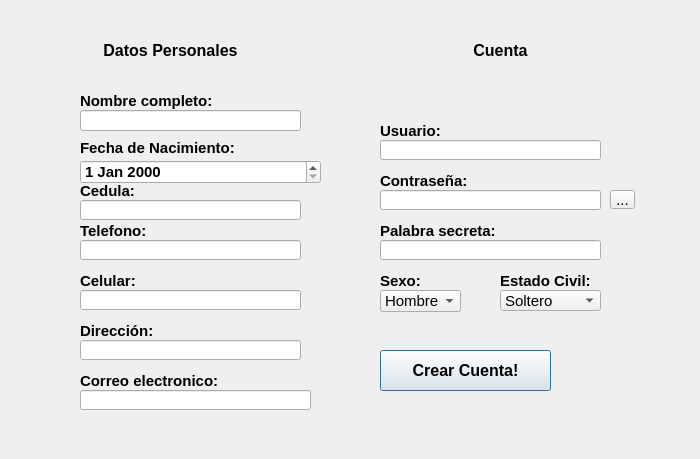
<?xml version="1.0" encoding="UTF-8"?>
<ui version="4.0">
 <class>Registro</class>
 <widget class="QDialog" name="Registro">
  <property name="geometry">
   <rect>
    <x>0</x>
    <y>0</y>
    <width>700</width>
    <height>459</height>
   </rect>
  </property>
  <property name="font">
   <font>
    <family>Tahoma</family>
    <pointsize>11</pointsize>
   </font>
  </property>
  <property name="windowTitle">
   <string>Dialog</string>
  </property>
  <widget class="QLineEdit" name="Nombre">
   <property name="geometry">
    <rect>
     <x>80</x>
     <y>110</y>
     <width>221</width>
     <height>21</height>
    </rect>
   </property>
   <property name="font">
    <font>
     <family>Tahoma</family>
     <pointsize>11</pointsize>
    </font>
   </property>
   <property name="text">
    <string/>
   </property>
  </widget>
  <widget class="QLabel" name="label">
   <property name="geometry">
    <rect>
     <x>80</x>
     <y>90</y>
     <width>141</width>
     <height>21</height>
    </rect>
   </property>
   <property name="font">
    <font>
     <family>Tahoma</family>
     <pointsize>11</pointsize>
     <weight>75</weight>
     <bold>true</bold>
    </font>
   </property>
   <property name="text">
    <string>Nombre completo:</string>
   </property>
  </widget>
  <widget class="QPushButton" name="BotonCrearC">
   <property name="geometry">
    <rect>
     <x>380</x>
     <y>350</y>
     <width>171</width>
     <height>41</height>
    </rect>
   </property>
   <property name="font">
    <font>
     <pointsize>12</pointsize>
     <weight>75</weight>
     <bold>true</bold>
    </font>
   </property>
   <property name="text">
    <string>Crear Cuenta!</string>
   </property>
  </widget>
  <widget class="QLineEdit" name="Cedula">
   <property name="geometry">
    <rect>
     <x>80</x>
     <y>200</y>
     <width>221</width>
     <height>20</height>
    </rect>
   </property>
   <property name="font">
    <font>
     <family>Tahoma</family>
     <pointsize>11</pointsize>
    </font>
   </property>
  </widget>
  <widget class="QLineEdit" name="Telefono">
   <property name="geometry">
    <rect>
     <x>80</x>
     <y>240</y>
     <width>221</width>
     <height>20</height>
    </rect>
   </property>
   <property name="font">
    <font>
     <family>Tahoma</family>
     <pointsize>11</pointsize>
    </font>
   </property>
  </widget>
  <widget class="QLabel" name="Fecha">
   <property name="geometry">
    <rect>
     <x>80</x>
     <y>140</y>
     <width>161</width>
     <height>16</height>
    </rect>
   </property>
   <property name="font">
    <font>
     <family>Tahoma</family>
     <pointsize>11</pointsize>
     <weight>75</weight>
     <bold>true</bold>
    </font>
   </property>
   <property name="text">
    <string>Fecha de Nacimiento:</string>
   </property>
  </widget>
  <widget class="QLabel" name="label_3">
   <property name="geometry">
    <rect>
     <x>500</x>
     <y>270</y>
     <width>101</width>
     <height>21</height>
    </rect>
   </property>
   <property name="font">
    <font>
     <family>Tahoma</family>
     <pointsize>11</pointsize>
     <weight>75</weight>
     <bold>true</bold>
    </font>
   </property>
   <property name="text">
    <string>Estado Civil:</string>
   </property>
  </widget>
  <widget class="QLabel" name="label_4">
   <property name="geometry">
    <rect>
     <x>80</x>
     <y>180</y>
     <width>81</width>
     <height>21</height>
    </rect>
   </property>
   <property name="minimumSize">
    <size>
     <width>81</width>
     <height>0</height>
    </size>
   </property>
   <property name="font">
    <font>
     <family>Tahoma</family>
     <pointsize>11</pointsize>
     <weight>75</weight>
     <bold>true</bold>
    </font>
   </property>
   <property name="text">
    <string>Cedula:</string>
   </property>
  </widget>
  <widget class="QLabel" name="label_5">
   <property name="geometry">
    <rect>
     <x>380</x>
     <y>270</y>
     <width>51</width>
     <height>21</height>
    </rect>
   </property>
   <property name="font">
    <font>
     <family>Tahoma</family>
     <pointsize>11</pointsize>
     <weight>75</weight>
     <bold>true</bold>
    </font>
   </property>
   <property name="text">
    <string>Sexo:</string>
   </property>
  </widget>
  <widget class="QComboBox" name="Sexo">
   <property name="geometry">
    <rect>
     <x>380</x>
     <y>290</y>
     <width>81</width>
     <height>22</height>
    </rect>
   </property>
   <item>
    <property name="text">
     <string>Hombre</string>
    </property>
   </item>
   <item>
    <property name="text">
     <string>Mujer</string>
    </property>
   </item>
   <item>
    <property name="text">
     <string>Otros</string>
    </property>
   </item>
  </widget>
  <widget class="QLabel" name="label_6">
   <property name="geometry">
    <rect>
     <x>100</x>
     <y>40</y>
     <width>141</width>
     <height>21</height>
    </rect>
   </property>
   <property name="font">
    <font>
     <family>Tahoma</family>
     <pointsize>12</pointsize>
     <weight>75</weight>
     <bold>true</bold>
    </font>
   </property>
   <property name="text">
    <string>Datos Personales</string>
   </property>
   <property name="alignment">
    <set>Qt::AlignCenter</set>
   </property>
  </widget>
  <widget class="QLabel" name="label_7">
   <property name="geometry">
    <rect>
     <x>80</x>
     <y>320</y>
     <width>141</width>
     <height>21</height>
    </rect>
   </property>
   <property name="font">
    <font>
     <family>Tahoma</family>
     <pointsize>11</pointsize>
     <weight>75</weight>
     <bold>true</bold>
    </font>
   </property>
   <property name="text">
    <string>Dirección:</string>
   </property>
  </widget>
  <widget class="QLabel" name="label_8">
   <property name="geometry">
    <rect>
     <x>80</x>
     <y>220</y>
     <width>141</width>
     <height>21</height>
    </rect>
   </property>
   <property name="font">
    <font>
     <family>Tahoma</family>
     <pointsize>11</pointsize>
     <weight>75</weight>
     <bold>true</bold>
    </font>
   </property>
   <property name="text">
    <string>Telefono:</string>
   </property>
  </widget>
  <widget class="QLabel" name="label_9">
   <property name="geometry">
    <rect>
     <x>80</x>
     <y>370</y>
     <width>161</width>
     <height>21</height>
    </rect>
   </property>
   <property name="font">
    <font>
     <family>Tahoma</family>
     <pointsize>11</pointsize>
     <weight>75</weight>
     <bold>true</bold>
    </font>
   </property>
   <property name="text">
    <string>Correo electronico:</string>
   </property>
  </widget>
  <widget class="QLabel" name="label_10">
   <property name="geometry">
    <rect>
     <x>430</x>
     <y>40</y>
     <width>141</width>
     <height>21</height>
    </rect>
   </property>
   <property name="font">
    <font>
     <family>Tahoma</family>
     <pointsize>12</pointsize>
     <weight>75</weight>
     <bold>true</bold>
    </font>
   </property>
   <property name="text">
    <string>Cuenta</string>
   </property>
   <property name="alignment">
    <set>Qt::AlignCenter</set>
   </property>
  </widget>
  <widget class="QLabel" name="label_11">
   <property name="geometry">
    <rect>
     <x>380</x>
     <y>170</y>
     <width>141</width>
     <height>21</height>
    </rect>
   </property>
   <property name="font">
    <font>
     <family>Tahoma</family>
     <pointsize>11</pointsize>
     <weight>75</weight>
     <bold>true</bold>
    </font>
   </property>
   <property name="text">
    <string>Contraseña:</string>
   </property>
  </widget>
  <widget class="QLabel" name="label_12">
   <property name="geometry">
    <rect>
     <x>380</x>
     <y>120</y>
     <width>141</width>
     <height>21</height>
    </rect>
   </property>
   <property name="font">
    <font>
     <family>Tahoma</family>
     <pointsize>11</pointsize>
     <weight>75</weight>
     <bold>true</bold>
    </font>
   </property>
   <property name="text">
    <string>Usuario:</string>
   </property>
  </widget>
  <widget class="QLabel" name="label_13">
   <property name="geometry">
    <rect>
     <x>380</x>
     <y>220</y>
     <width>141</width>
     <height>21</height>
    </rect>
   </property>
   <property name="font">
    <font>
     <family>Tahoma</family>
     <pointsize>11</pointsize>
     <weight>75</weight>
     <bold>true</bold>
    </font>
   </property>
   <property name="text">
    <string>Palabra secreta:</string>
   </property>
  </widget>
  <widget class="QLineEdit" name="Direccion">
   <property name="geometry">
    <rect>
     <x>80</x>
     <y>340</y>
     <width>221</width>
     <height>20</height>
    </rect>
   </property>
  </widget>
  <widget class="QLineEdit" name="Correo">
   <property name="geometry">
    <rect>
     <x>80</x>
     <y>390</y>
     <width>231</width>
     <height>20</height>
    </rect>
   </property>
  </widget>
  <widget class="QLineEdit" name="Usuario">
   <property name="geometry">
    <rect>
     <x>380</x>
     <y>140</y>
     <width>221</width>
     <height>20</height>
    </rect>
   </property>
  </widget>
  <widget class="QLineEdit" name="Contra">
   <property name="geometry">
    <rect>
     <x>380</x>
     <y>190</y>
     <width>221</width>
     <height>20</height>
    </rect>
   </property>
   <property name="font">
    <font>
     <family>Tahoma</family>
     <pointsize>11</pointsize>
    </font>
   </property>
   <property name="echoMode">
    <enum>QLineEdit::Password</enum>
   </property>
  </widget>
  <widget class="QLineEdit" name="Palabra">
   <property name="geometry">
    <rect>
     <x>380</x>
     <y>240</y>
     <width>221</width>
     <height>20</height>
    </rect>
   </property>
   <property name="echoMode">
    <enum>QLineEdit::Password</enum>
   </property>
  </widget>
  <widget class="QComboBox" name="EstadoC">
   <property name="geometry">
    <rect>
     <x>500</x>
     <y>290</y>
     <width>101</width>
     <height>21</height>
    </rect>
   </property>
   <item>
    <property name="text">
     <string>Soltero</string>
    </property>
   </item>
   <item>
    <property name="text">
     <string>Unión Libre</string>
    </property>
   </item>
   <item>
    <property name="text">
     <string>Casado</string>
    </property>
   </item>
  </widget>
  <widget class="QLabel" name="label_14">
   <property name="geometry">
    <rect>
     <x>80</x>
     <y>270</y>
     <width>81</width>
     <height>21</height>
    </rect>
   </property>
   <property name="minimumSize">
    <size>
     <width>81</width>
     <height>0</height>
    </size>
   </property>
   <property name="font">
    <font>
     <family>Tahoma</family>
     <pointsize>11</pointsize>
     <weight>75</weight>
     <bold>true</bold>
    </font>
   </property>
   <property name="text">
    <string>Celular:</string>
   </property>
  </widget>
  <widget class="QLineEdit" name="Celular">
   <property name="geometry">
    <rect>
     <x>80</x>
     <y>290</y>
     <width>221</width>
     <height>20</height>
    </rect>
   </property>
   <property name="font">
    <font>
     <family>Tahoma</family>
     <pointsize>11</pointsize>
    </font>
   </property>
  </widget>
  <widget class="QDateEdit" name="fecha">
   <property name="geometry">
    <rect>
     <x>80</x>
     <y>160</y>
     <width>241</width>
     <height>24</height>
    </rect>
   </property>
   <property name="font">
    <font>
     <weight>75</weight>
     <bold>true</bold>
    </font>
   </property>
  </widget>
  <widget class="QToolButton" name="toolButton">
   <property name="geometry">
    <rect>
     <x>610</x>
     <y>190</y>
     <width>25</width>
     <height>19</height>
    </rect>
   </property>
   <property name="text">
    <string>...</string>
   </property>
  </widget>
 </widget>
 <resources/>
 <connections/>
</ui>
